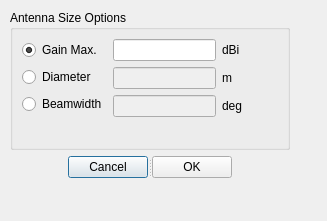
<?xml version="1.0" encoding="UTF-8"?>
<ui version="4.0">
 <class>SizeOptions</class>
 <widget class="QDialog" name="SizeOptions">
  <property name="geometry">
   <rect>
    <x>0</x>
    <y>0</y>
    <width>327</width>
    <height>221</height>
   </rect>
  </property>
  <property name="windowTitle">
   <string>Size Options</string>
  </property>
  <widget class="QWidget" name="layoutWidget">
   <property name="geometry">
    <rect>
     <x>10</x>
     <y>10</y>
     <width>311</width>
     <height>190</height>
    </rect>
   </property>
   <layout class="QVBoxLayout" name="verticalLayout_7">
    <item>
     <layout class="QHBoxLayout" name="horizontalLayout_3">
      <item>
       <layout class="QVBoxLayout" name="verticalLayout_6">
        <item>
         <widget class="QGroupBox" name="AntennaSizeGroupBox">
          <property name="title">
           <string>Antenna Size Options</string>
          </property>
          <layout class="QVBoxLayout" name="verticalLayout_5">
           <item>
            <layout class="QHBoxLayout" name="horizontalLayout_2">
             <item>
              <layout class="QVBoxLayout" name="verticalLayout_4">
               <item>
                <layout class="QHBoxLayout" name="horizontalLayout">
                 <item>
                  <layout class="QVBoxLayout" name="verticalLayout_3">
                   <item>
                    <widget class="QRadioButton" name="GainMaxRadioButton">
                     <property name="text">
                      <string>Gain Max.</string>
                     </property>
                     <property name="checked">
                      <bool>true</bool>
                     </property>
                     <property name="autoRepeat">
                      <bool>false</bool>
                     </property>
                    </widget>
                   </item>
                   <item>
                    <widget class="QRadioButton" name="DiameterRadioButton">
                     <property name="text">
                      <string>Diameter</string>
                     </property>
                    </widget>
                   </item>
                   <item>
                    <widget class="QRadioButton" name="BeamWidthRadioButton">
                     <property name="text">
                      <string>Beamwidth</string>
                     </property>
                    </widget>
                   </item>
                  </layout>
                 </item>
                 <item>
                  <layout class="QVBoxLayout" name="verticalLayout_2">
                   <item>
                    <widget class="QLineEdit" name="GainLineEdit"/>
                   </item>
                   <item>
                    <widget class="QLineEdit" name="DiameterLineEdit">
                     <property name="enabled">
                      <bool>false</bool>
                     </property>
                    </widget>
                   </item>
                   <item>
                    <widget class="QLineEdit" name="BeamLineEdit">
                     <property name="enabled">
                      <bool>false</bool>
                     </property>
                    </widget>
                   </item>
                  </layout>
                 </item>
                 <item>
                  <layout class="QVBoxLayout" name="verticalLayout">
                   <item>
                    <widget class="QLabel" name="DbiGainLabel">
                     <property name="text">
                      <string>dBi</string>
                     </property>
                    </widget>
                   </item>
                   <item>
                    <widget class="QLabel" name="MeterDiameterLabel">
                     <property name="text">
                      <string>m</string>
                     </property>
                    </widget>
                   </item>
                   <item>
                    <widget class="QLabel" name="DegBeamLabel">
                     <property name="text">
                      <string>deg</string>
                     </property>
                    </widget>
                   </item>
                  </layout>
                 </item>
                </layout>
               </item>
               <item>
                <spacer name="verticalSpacer">
                 <property name="orientation">
                  <enum>Qt::Vertical</enum>
                 </property>
                 <property name="sizeHint" stdset="0">
                  <size>
                   <width>20</width>
                   <height>40</height>
                  </size>
                 </property>
                </spacer>
               </item>
              </layout>
             </item>
             <item>
              <spacer name="horizontalSpacer">
               <property name="orientation">
                <enum>Qt::Horizontal</enum>
               </property>
               <property name="sizeHint" stdset="0">
                <size>
                 <width>40</width>
                 <height>20</height>
                </size>
               </property>
              </spacer>
             </item>
            </layout>
           </item>
          </layout>
         </widget>
        </item>
        <item>
         <layout class="QHBoxLayout" name="horizontalLayout_20">
          <item>
           <spacer name="horizontalSpacer_2">
            <property name="orientation">
             <enum>Qt::Horizontal</enum>
            </property>
            <property name="sizeHint" stdset="0">
             <size>
              <width>40</width>
              <height>20</height>
             </size>
            </property>
           </spacer>
          </item>
          <item>
           <widget class="QSplitter" name="splitter_2">
            <property name="orientation">
             <enum>Qt::Horizontal</enum>
            </property>
            <widget class="QPushButton" name="CancelButton">
             <property name="text">
              <string>Cancel</string>
             </property>
            </widget>
            <widget class="QPushButton" name="OkButton">
             <property name="text">
              <string>OK</string>
             </property>
            </widget>
           </widget>
          </item>
          <item>
           <spacer name="horizontalSpacer_5">
            <property name="orientation">
             <enum>Qt::Horizontal</enum>
            </property>
            <property name="sizeHint" stdset="0">
             <size>
              <width>40</width>
              <height>20</height>
             </size>
            </property>
           </spacer>
          </item>
         </layout>
        </item>
       </layout>
      </item>
      <item>
       <spacer name="horizontalSpacer_3">
        <property name="orientation">
         <enum>Qt::Horizontal</enum>
        </property>
        <property name="sizeHint" stdset="0">
         <size>
          <width>40</width>
          <height>20</height>
         </size>
        </property>
       </spacer>
      </item>
     </layout>
    </item>
    <item>
     <spacer name="verticalSpacer_2">
      <property name="orientation">
       <enum>Qt::Vertical</enum>
      </property>
      <property name="sizeHint" stdset="0">
       <size>
        <width>20</width>
        <height>40</height>
       </size>
      </property>
     </spacer>
    </item>
   </layout>
  </widget>
 </widget>
 <resources/>
 <connections>
  <connection>
   <sender>GainMaxRadioButton</sender>
   <signal>toggled(bool)</signal>
   <receiver>DiameterLineEdit</receiver>
   <slot>setDisabled(bool)</slot>
   <hints>
    <hint type="sourcelabel">
     <x>111</x>
     <y>55</y>
    </hint>
    <hint type="destinationlabel">
     <x>145</x>
     <y>79</y>
    </hint>
   </hints>
  </connection>
  <connection>
   <sender>GainMaxRadioButton</sender>
   <signal>toggled(bool)</signal>
   <receiver>BeamLineEdit</receiver>
   <slot>setDisabled(bool)</slot>
   <hints>
    <hint type="sourcelabel">
     <x>128</x>
     <y>62</y>
    </hint>
    <hint type="destinationlabel">
     <x>151</x>
     <y>115</y>
    </hint>
   </hints>
  </connection>
  <connection>
   <sender>GainMaxRadioButton</sender>
   <signal>toggled(bool)</signal>
   <receiver>GainLineEdit</receiver>
   <slot>setEnabled(bool)</slot>
   <hints>
    <hint type="sourcelabel">
     <x>94</x>
     <y>58</y>
    </hint>
    <hint type="destinationlabel">
     <x>149</x>
     <y>59</y>
    </hint>
   </hints>
  </connection>
  <connection>
   <sender>DiameterRadioButton</sender>
   <signal>toggled(bool)</signal>
   <receiver>GainLineEdit</receiver>
   <slot>setDisabled(bool)</slot>
   <hints>
    <hint type="sourcelabel">
     <x>83</x>
     <y>86</y>
    </hint>
    <hint type="destinationlabel">
     <x>151</x>
     <y>57</y>
    </hint>
   </hints>
  </connection>
  <connection>
   <sender>DiameterRadioButton</sender>
   <signal>toggled(bool)</signal>
   <receiver>BeamLineEdit</receiver>
   <slot>setDisabled(bool)</slot>
   <hints>
    <hint type="sourcelabel">
     <x>114</x>
     <y>86</y>
    </hint>
    <hint type="destinationlabel">
     <x>152</x>
     <y>129</y>
    </hint>
   </hints>
  </connection>
  <connection>
   <sender>DiameterRadioButton</sender>
   <signal>toggled(bool)</signal>
   <receiver>DiameterLineEdit</receiver>
   <slot>setEnabled(bool)</slot>
   <hints>
    <hint type="sourcelabel">
     <x>119</x>
     <y>87</y>
    </hint>
    <hint type="destinationlabel">
     <x>152</x>
     <y>92</y>
    </hint>
   </hints>
  </connection>
  <connection>
   <sender>BeamWidthRadioButton</sender>
   <signal>toggled(bool)</signal>
   <receiver>BeamLineEdit</receiver>
   <slot>setEnabled(bool)</slot>
   <hints>
    <hint type="sourcelabel">
     <x>102</x>
     <y>118</y>
    </hint>
    <hint type="destinationlabel">
     <x>166</x>
     <y>121</y>
    </hint>
   </hints>
  </connection>
  <connection>
   <sender>BeamWidthRadioButton</sender>
   <signal>toggled(bool)</signal>
   <receiver>DiameterLineEdit</receiver>
   <slot>setDisabled(bool)</slot>
   <hints>
    <hint type="sourcelabel">
     <x>131</x>
     <y>115</y>
    </hint>
    <hint type="destinationlabel">
     <x>161</x>
     <y>90</y>
    </hint>
   </hints>
  </connection>
  <connection>
   <sender>BeamWidthRadioButton</sender>
   <signal>toggled(bool)</signal>
   <receiver>GainLineEdit</receiver>
   <slot>setDisabled(bool)</slot>
   <hints>
    <hint type="sourcelabel">
     <x>121</x>
     <y>123</y>
    </hint>
    <hint type="destinationlabel">
     <x>155</x>
     <y>54</y>
    </hint>
   </hints>
  </connection>
  <connection>
   <sender>OkButton</sender>
   <signal>clicked()</signal>
   <receiver>SizeOptions</receiver>
   <slot>accept()</slot>
   <hints>
    <hint type="sourcelabel">
     <x>231</x>
     <y>182</y>
    </hint>
    <hint type="destinationlabel">
     <x>302</x>
     <y>210</y>
    </hint>
   </hints>
  </connection>
  <connection>
   <sender>CancelButton</sender>
   <signal>clicked()</signal>
   <receiver>SizeOptions</receiver>
   <slot>reject()</slot>
   <hints>
    <hint type="sourcelabel">
     <x>89</x>
     <y>183</y>
    </hint>
    <hint type="destinationlabel">
     <x>29</x>
     <y>196</y>
    </hint>
   </hints>
  </connection>
 </connections>
</ui>
